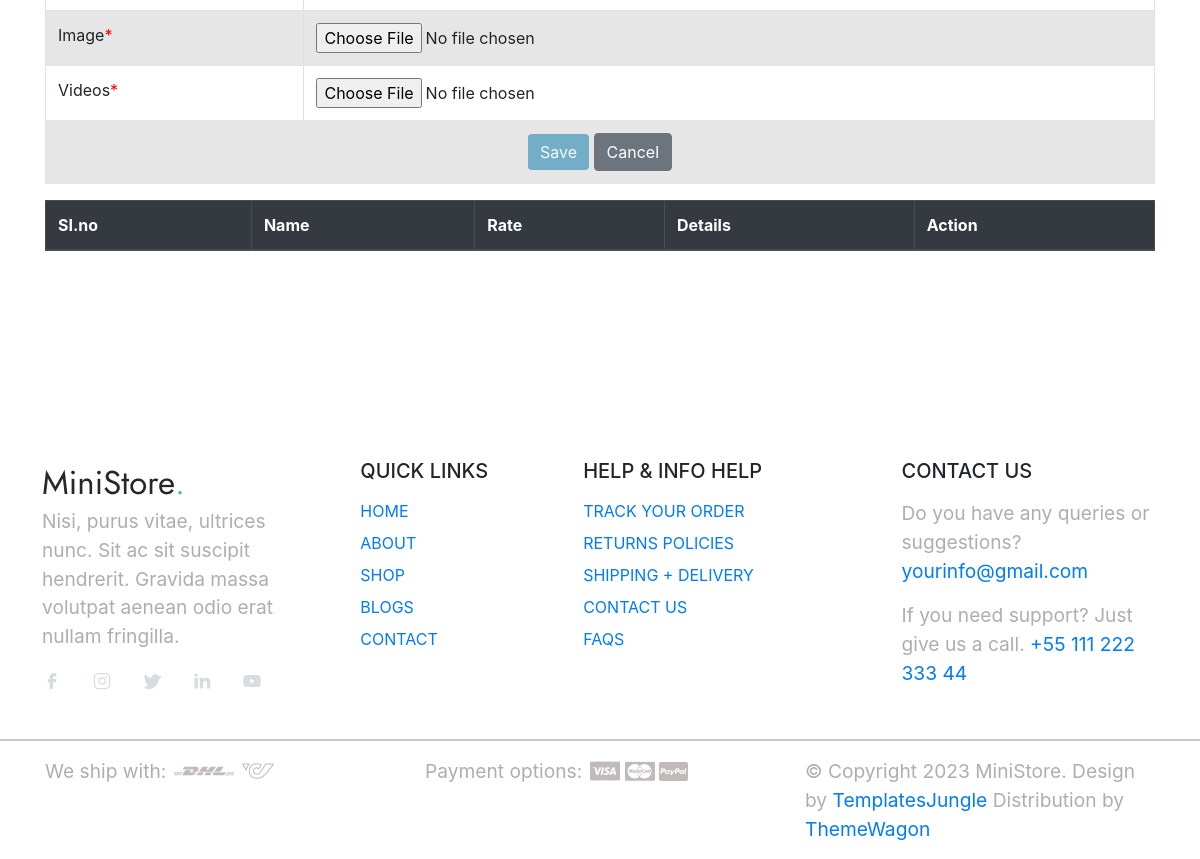
Page /Seller/AddWork/ (signed in, lower part) on the earlier database version.
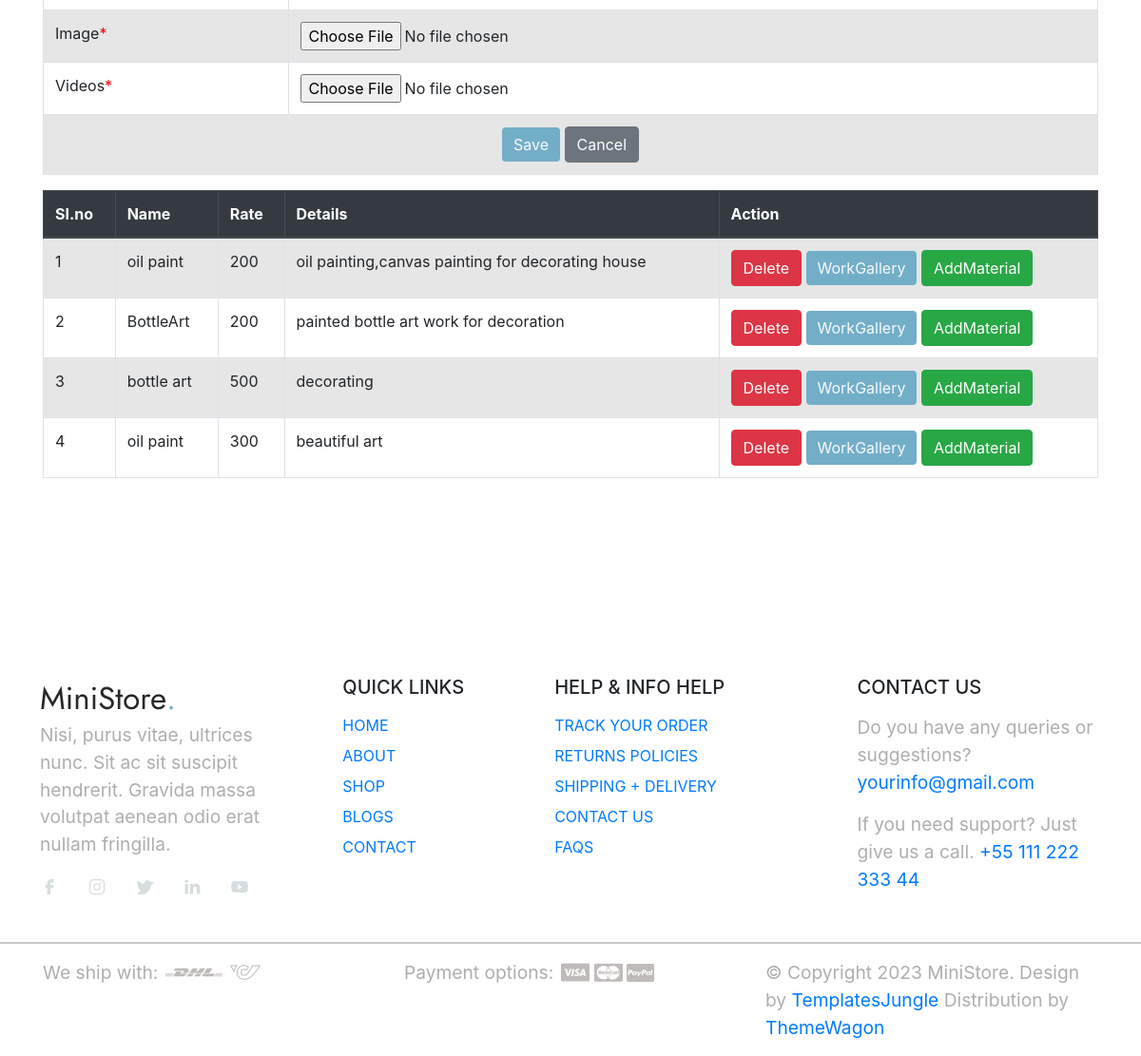
Same page on the later database version.
### Seller/models.py (models this page shows)
class tbl_work(models.Model):
    name=models.CharField(max_length=50)
    rate=models.CharField(max_length=50)
    details=models.CharField(max_length=50)
    image=models.FileField(upload_to="MemberDocs/")
    video=models.FileField(upload_to="MemberDocs")
    seller=models.ForeignKey(tbl_seller,on_delete=models.CASCADE)
    worktype=models.ForeignKey(tbl_worktype,on_delete=models.CASCADE)

### Seller/views.py (the view)
# urls.py: path('AddWork/',views.addwork,name="AddWork"),
def addwork(request):
    sdata=tbl_seller.objects.get(id=request.session['sid'])
    worktypedata=tbl_worktype.objects.all()
    workdata=tbl_work.objects.filter(seller=sdata)
    if request.method=="POST":
        wdata=tbl_worktype.objects.get(id=request.POST.get('select_work'))
        tbl_work.objects.create(worktype=wdata,name=request.POST.get('txt_name'),rate=request.POST.get('txt_rate'),details=request.POST.get('txt_det'),image=request.FILES.get('txt_pic'),video=request.FILES.get('txt_vid'),seller=sdata)
        return render(request,"Seller/AddWork.html",{'worktypedata':worktypedata,'workdata':workdata})
    else:
        return render(request,"Seller/AddWork.html",{'worktypedata':worktypedata,'workdata':workdata})

### Seller/Templates/Seller/AddWork.html (shortened to what this page needs)
{% extends 'Seller/header.html' %}
{% load static %}
{% block content %}
<!DOCTYPE html>
<html lang="en">
<head>
    <link href="https://stackpath.bootstrapcdn.com/bootstrap/4.5.2/css/bootstrap.min.css" rel="stylesheet">
</head>
<body>
    <div class="container">
        <form method="POST" action="" enctype="multipart/form-data">
            <table class="table table-bordered table-striped mt-3">
                <tr>
                    <td>Details<span class="required">*</span></td>
                    <td><textarea class="form-control" name="txt_det" id="" cols="30" rows="10" required></textarea></td>
                </tr>
                <tr>
                    <td>Image<span class="required">*</span></td>
                    <td><input type="file" class="form-control-file" name="txt_pic" id="" required></td>
                </tr>
                <tr>
                    <td>Videos<span class="required">*</span></td>
                    <td><input type="file" class="form-control-file" name="txt_vid" id="" required></td>
                </tr>
                <tr>
                    <td colspan="2" align="center">
                        <input type="submit" class="btn btn-primary" name="" id="" value="Save">
                        <input type="reset" class="btn btn-secondary" name=""  id="" value="Cancel">
                    </td>
                </tr>
            </table>
        </form>
        <table class="table table-bordered table-striped mt-3">
            <thead class="thead-dark">
                <tr>
                    <th>SI.no</th>
                    <th>Name</th>
                    <th>Rate</th>
                    <th>Details</th>
                    <th>Action</th>
                </tr>
            </thead>
            <tbody>
                {% for i in workdata %}
                <tr>
                    <td>{{forloop.counter}}</td>
                    <td>{{i.name}}</td>
                    <td>{{i.rate}}</td>
                    <td>{{i.details}}</td>
                    <td>
                        <a href="{% url 'Seller:deletework' i.id %}" class="btn btn-danger">Delete</a>
                        <a href="{% url 'Seller:WorkGallery' i.id %}" class="btn btn-primary">WorkGallery</a>
                        <a href="{% url 'Seller:AddMaterial' i.id %}" class="btn btn-success">AddMaterial</a>
                    </td>
                </tr>
                {% endfor %}
            </tbody>
        </table>
    </div>
</body>
</html>
{% endblock content %}

### Seller/Templates/Seller/header.html (shortened to what this page needs)
{% load static %}
<!DOCTYPE html>
<html>
  <head>
    <link rel="stylesheet" type="text/css" href="{% static 'Main/css/bootstrap.min.css'%}">
    <link rel="stylesheet" type="text/css" href="{% static 'Main/style.css'%}">
    <link rel="stylesheet" href="https://cdn.jsdelivr.net/npm/swiper@9/swiper-bundle.min.css" />
  </head>
  <body data-bs-spy="scroll" data-bs-target="#navbar" data-bs-root-margin="0px 0px -40%" data-bs-smooth-scroll="true" tabindex="0">
    <br><br><br><br><br><br>
    {% block content %}
    {% endblock content %}
    <br><br><br><br><br><br><br><br>
    <footer id="footer" class="overflow-hidden">
        <div class="container">
          <div class="row">
            <div class="footer-top-area">
              <div class="row d-flex flex-wrap justify-content-between">
                <div class="col-lg-3 col-sm-6 pb-3">
                  <div class="footer-menu">
                    <img src="{% static 'Main/images/main-logo.png'%}" alt="logo">
                    <p>Nisi, purus vitae, ultrices nunc. Sit ac sit suscipit hendrerit. Gravida massa volutpat aenean odio erat nullam fringilla.</p>
                    <div class="social-links">
                      <ul class="d-flex list-unstyled">
                        <li>
                          <a href="#">
                            <svg class="facebook">
                              <use xlink:href="#facebook" />
                            </svg>
                          </a>
                        </li>
                        <li>
                          <a href="#">
                            <svg class="instagram">
                              <use xlink:href="#instagram" />
                            </svg>
                          </a>
                        </li>
                        <li>
                          <a href="#">
                            <svg class="twitter">
                              <use xlink:href="#twitter" />
                            </svg>
                          </a>
                        </li>
                        <li>
                          <a href="#">
                            <svg class="linkedin">
                              <use xlink:href="#linkedin" />
                            </svg>
                          </a>
                        </li>
                        <li>
                          <a href="#">
                            <svg class="youtube">
                              <use xlink:href="#youtube" />
                            </svg>
                          </a>
                        </li>
                      </ul>
                    </div>
                  </div>
                </div>
                <div class="col-lg-2 col-sm-6 pb-3">
                  <div class="footer-menu text-uppercase">
                    <h5 class="widget-title pb-2">Quick Links</h5>
                    <ul class="menu-list list-unstyled text-uppercase">
                      <li class="menu-item pb-2">
                        <a href="#">Home</a>
                      </li>
                      <li class="menu-item pb-2">
                        <a href="#">About</a>
                      </li>
                      <li class="menu-item pb-2">
                        <a href="#">Shop</a>
                      </li>
                      <li class="menu-item pb-2">
                        <a href="#">Blogs</a>
                      </li>
                      <li class="menu-item pb-2">
                        <a href="#">Contact</a>
                      </li>
                    </ul>
                  </div>
                </div>
                <div class="col-lg-3 col-sm-6 pb-3">
                  <div class="footer-menu text-uppercase">
                    <h5 class="widget-title pb-2">Help & Info Help</h5>
                    <ul class="menu-list list-unstyled">
                      <li class="menu-item pb-2">
                        <a href="#">Track Your Order</a>
                      </li>
                      <li class="menu-item pb-2">
                        <a href="#">Returns Policies</a>
                      </li>
                      <li class="menu-item pb-2">
                        <a href="#">Shipping + Delivery</a>
                      </li>
                      <li class="menu-item pb-2">
                        <a href="#">Contact Us</a>
                      </li>
                      <li class="menu-item pb-2">
                        <a href="#">Faqs</a>
                      </li>
                    </ul>
                  </div>
                </div>
                <div class="col-lg-3 col-sm-6 pb-3">
                  <div class="footer-menu contact-item">
                    <h5 class="widget-title text-uppercase pb-2">Contact Us</h5>
                    <p>Do you have any queries or suggestions? <a href="mailto:">yourinfo@gmail.com</a>
                    </p>
                    <p>If you need support? Just give us a call. <a href="">+55 111 222 333 44</a>
                    </p>
                  </div>
                </div>
              </div>
            </div>
          </div>
        </div>
        <hr>
      </footer>
      <div id="footer-bottom">
        <div class="container">
          <div class="row d-flex flex-wrap justify-content-between">
            <div class="col-md-4 col-sm-6">
              <div class="Shipping d-flex">
                <p>We ship with:</p>
                <div class="card-wrap ps-2">
                  <img src="{% static 'Main/images/dhl.png'%}" alt="visa">
                  <img src="{% static 'Main/images/shippingcard.png'%}" alt="mastercard">
                </div>
              </div>
            </div>
            <div class="col-md-4 col-sm-6">
              <div class="payment-method d-flex">
                <p>Payment options:</p>
                <div class="card-wrap ps-2">
                  <img src="{% static 'Main/images/visa.jpg'%}" alt="visa">
                  <img src="{% static 'Main/images/mastercard.jpg'%}" alt="mastercard">
                  <img src="{% static 'Main/images/paypal.jpg'%}" alt="paypal">
                </div>
              </div>
            </div>
            <div class="col-md-4 col-sm-6">
              <div class="copyright">
                <p>© Copyright 2023 MiniStore. Design by <a href="https://templatesjungle.com/">TemplatesJungle</a> Distribution by <a href="https://themewagon.com">ThemeWagon</a>
                </p>
              </div>
            </div>
          </div>
        </div>
      </div>
    </body>
  </html>

### Guest/static/Main/style.css (style rules this page uses)
:root { --accent-color: #717171; --white-color: #fff; --black-color: #000; --gray-color: #F3F3F3; --gray-color-300: #D8D8D8; --gray-color-500: #AEAEAE; --gray-color-800: #3A3A3A; --light-gray-color: #D7DDDF; --primary-color: #72AEC8; --bs-primary-rgb: 114,174,200; --light-color: #f8f9fa; --dark-color: #212529; --light-blue-color: #EDF1F3; --navbar-color-color: #131814; --swiper-theme-color: #4A4A4A; --swiper-pagination-color: #4A4A4A; }
:root { --body-font : "Lato", sans-serif; --heading-font : "Jost", sans-serif; }
*, *::before, *::after { -webkit-box-sizing: border-box; -moz-box-sizing: border-box; box-sizing: border-box; }
html { box-sizing: border-box; }
body { font-family: var(--body-font); font-size: 14px; font-weight: 500; line-height: 1.6; margin: 0; }
p { font-size: 1.2em; color: var(--gray-color-500); }
a { color: var(--dark-color); text-decoration: none; transition: 0.3s color ease-out; }
.btn.btn-primary { background: var(--primary-color); color: var(--light-color); border: none; }
.social-links svg { width: 20px; height: 20px; color: var(--light-gray-color); }
.social-links li { padding-right: 30px; }

### Seller/Templates/Seller/AddWork.html (style rules this page uses)
span.required { color: red; }

Differences in the rows shown:
added tbl_work: name "oil paint", rate "200", details "oil painting,canvas painting for decorating house"
added tbl_work: name "BottleArt", rate "200", details "painted bottle art work for decoration"
added tbl_work: name "bottle art", rate "500", details "decorating"
added tbl_work: name "oil paint", rate "300", details "beautiful art"
